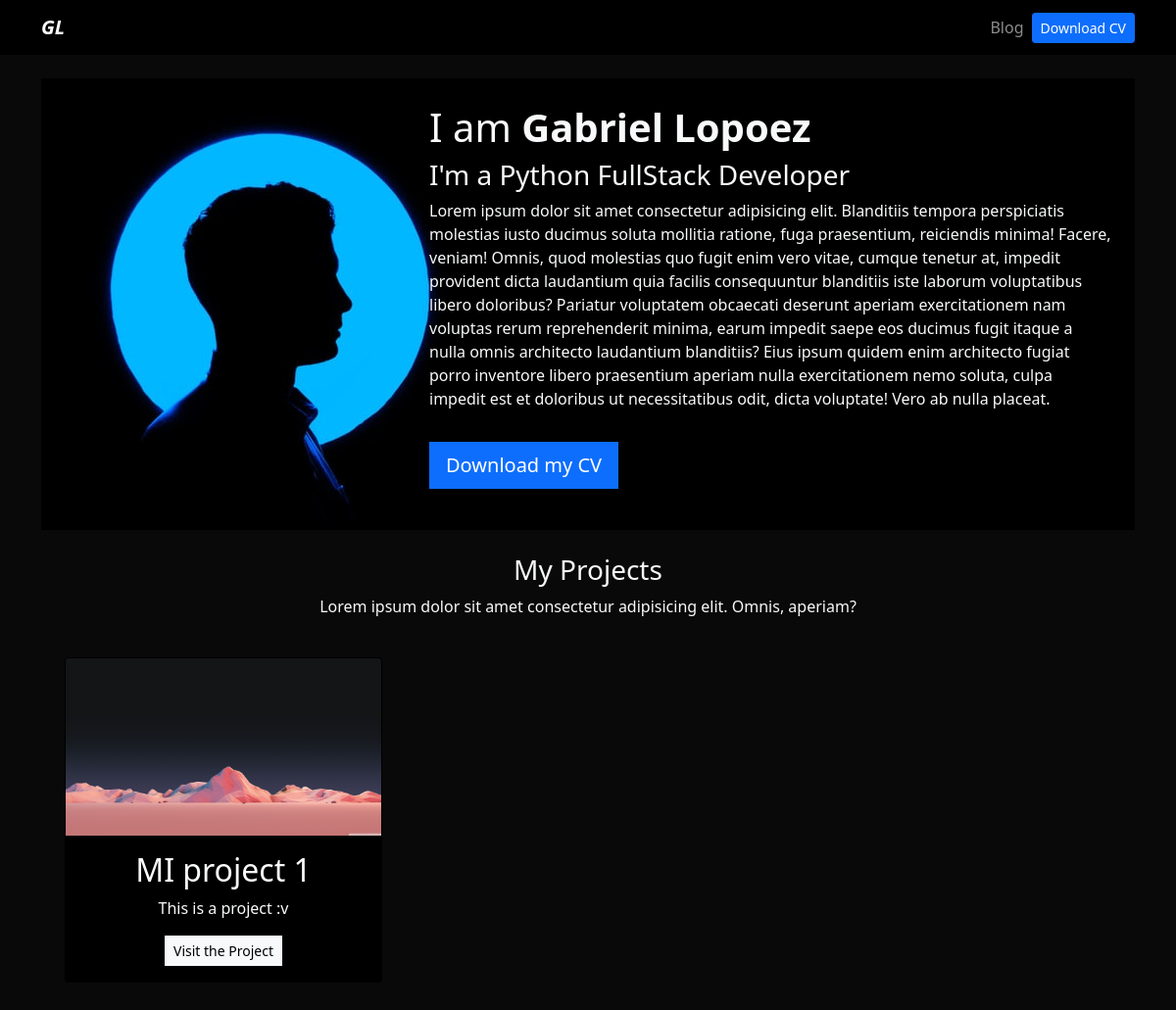
The page / on the database its author committed.
### portfolio/models.py (models this page shows, shortened)
class Project(models.Model):
    title = CharField(max_length=100)
    description = CharField(max_length=250)
    image = ImageField(upload_to="portfolio/images")
    url = URLField(blank=True)
    date = DateField(default=date.today)

### portfolio/views.py (the view)
# urls.py: 2. Add a URL to urlpatterns:  path('', views.home, name='home')
def home(request):
    projects = Project.objects.all()
    return render(request, "home.html", {"projects": projects})

### portfolio/templates/home.html
{% extends 'layout.html' %}
{% block content %}
{% load static %}
<header class="row bg-black">
  <div class="col-md-4">
    <img src="{% static 'portfolio/profile.jpeg' %}" />
  </div>
  <div class="col-md-8 my-auto p-4">
    <h1>I am <strong>Gabriel Lopoez</strong></h1>
    <h3>I'm a Python FullStack Developer</h3>
    <p>Lorem ipsum dolor sit amet consectetur adipisicing elit. Blanditiis tempora perspiciatis molestias iusto ducimus
      soluta mollitia ratione, fuga praesentium, reiciendis minima! Facere, veniam! Omnis, quod molestias quo fugit enim
      vero vitae, cumque tenetur at, impedit provident dicta laudantium quia facilis consequuntur blanditiis iste
      laborum voluptatibus libero doloribus? Pariatur voluptatem obcaecati deserunt aperiam exercitationem nam voluptas
      rerum reprehenderit minima, earum impedit saepe eos ducimus fugit itaque a nulla omnis architecto laudantium
      blanditiis? Eius ipsum quidem enim architecto fugiat porro inventore libero praesentium aperiam nulla
      exercitationem nemo soluta, culpa impedit est et doloribus ut necessitatibus odit, dicta voluptate! Vero ab nulla
      placeat.</p>
    <a class="btn btn-primary btn-lg rounded-0 my-3" href="{% static 'portfolio/cv.pdf' %}">Download my CV</a>
  </div>
</header>
<div class="row my-4 text-center">
  <h3>My Projects</h3>
  <p>Lorem ipsum dolor sit amet consectetur adipisicing elit. Omnis, aperiam?</p>
  {% for project in projects %}
  <div class="col-md-4 p-4">
    <div class="card bg-black card-project">
      <img src="{{project.image.url }}" class="card-img-top" />
      <div class="card-body">
        <h2>{{ project.title }}</h2>
        <p>{{ project.description }}</p>
        {% if project.url %}
        <a href="{{project.url}}" class="btn btn-light rounded-0 btn-sm" target="__blank" rel="noreferrer">Visit the
          Project</a>
        {% endif %}
      </div>
    </div>
  </div>
  {% endfor %}
</div>
{% endblock %}

### portfolio/templates/layout.html (shortened to what this page needs)
{% load static %}
<!DOCTYPE html>
<html lang="es">
<head>
  <link href="https://cdn.jsdelivr.net/npm/bootstrap@5.1.3/dist/css/bootstrap.min.css" rel="stylesheet"
>
    <link rel="stylesheet" href="{% static 'main.css' %}">
</head>
<body class="text-light">
  {% include 'partials/navbar.html' %}
  <div class="container p-4">
    {% block content %}
    {% endblock %}
  </div>
</body>
</html>

### portfolio/templates/partials/navbar.html (shortened to what this page needs)
{% load static %}
<nav class="navbar navbar-expand-lg navbar-dark bg-black">
  <div class="container">
    <a class="navbar-brand fw-bold fst-italic" href="/">GL</a>
    <div class="collapse navbar-collapse" id="navbarNav">
      <ul class="navbar-nav ms-auto">
        <li class="nav-item">
          <a class="nav-link" href="{% url 'blog:posts' %}">Blog</a>
        </li>
        <li class="nav-item d-flex align-items-center">
          <a class="btn btn-primary btn-sm" href="{% static 'portfolio/cv.pdf' %}" target="_blank">Download CV</a>
        </li>
      </ul>
    </div>
  </div>
</nav>

### portfolio/static/main.css (style rules this page uses)
body { background: #090909; }
.bg-black { background: #000; }

### rows shown on the page
Project: image (picture), title "MI project 1", description "This is a project :v"
